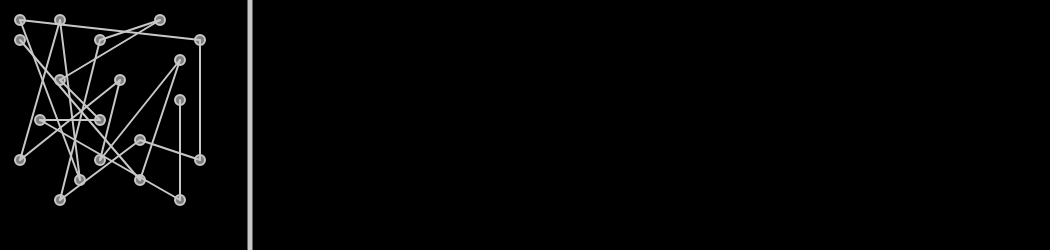
Frame 1 (no input)
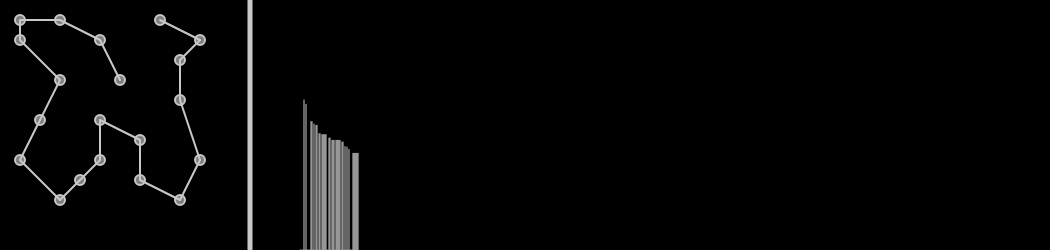
Frame 60 (no input)
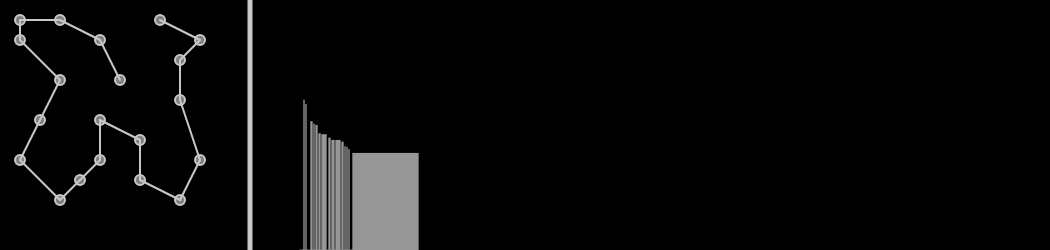
Frame 120 (the mouse pressed at the canvas centre since frame 60)

The p5.js sketch that drew these frames (run headless with seeded random() and noise() and a simulated clock; from frame 60 on, the mouse is pressed at the canvas centre):

// p5.js sketch
// ── sketch.js
var population,
	pop_size = 100,
	gen_cout = 0,
	max_gen = 600,
	gen_wise_dist = [];

function getCities() {
	// Create and add our cities
	let cities = [];
	cities.push(new City(60, 200));
	cities.push(new City(180, 200));
	cities.push(new City(80, 180));
	cities.push(new City(140, 180));
	cities.push(new City(20, 160));
	cities.push(new City(100, 160));
	cities.push(new City(200, 160));
	cities.push(new City(140, 140));
	cities.push(new City(40, 120));
	cities.push(new City(100, 120));
	cities.push(new City(180, 100));
	cities.push(new City(60, 80));
	cities.push(new City(120, 80));
	cities.push(new City(180, 60));
	cities.push(new City(20, 40));
	cities.push(new City(100, 40));
	cities.push(new City(200, 40));
	cities.push(new City(20, 20));
	cities.push(new City(60, 20));
	cities.push(new City(160, 20));
	return cities;
}

function display() {
	gen_disp.html("Generation : " + gen_cout + " / " + max_gen);
	best_fitness_disp.html("Best Fitness : " + population.best_fitness_value);
	best_tour_disp.html("Best Tour : " + population.displayBest());
	best_tour_dist_disp.html("Best Tour Distance : " + population.tours[population.best_tour_index].distance_covered);
	// population.displayPOP();
}

function drawGraph() {
	stroke(200);
	strokeWeight(5);
	line(250, 0, 250, 250);

	let max_dist = gen_wise_dist.reduce(function(a, b) {
		return Math.max(a, b);
	});

	for (let i = 0; i < gen_wise_dist.length - 1; i++) {
		// if (gen_wise_dist[i]) {
			stroke(200);
			strokeWeight(1);
			line(300 + i, 250, 300 + i, 250 - (gen_wise_dist[i] / max_dist) * 150 );
		// }
	}

}

function setup() {
	createCanvas(1050, 250);

	let cities = getCities(),  
		mutation_rate = 0.03, 
		elitism = true, 
		tournment_size = 10;
	
	population = new Population(pop_size, mutation_rate, elitism, tournment_size);
	population.init(cities);

	title_disp = createP("Travelling Sales Person");
	pop_size_disp = createP("Population Size : " + pop_size);
	mutation_disp = createP("Mutation Rate : " + mutation_rate);
	tournament_disp = createP("Tournament Size : " + tournment_size);

	gen_disp = createP();	
	best_fitness_disp = createP();
	best_tour_disp = createP();
	best_tour_dist_disp = createP();
}

function draw() {
	background(0);
	
	display();

	population.evolve();
	
	gen_wise_dist.push(population.tours[population.best_tour_index].distance_covered);
	gen_cout++;
	
	drawGraph();

	if (gen_cout > max_gen) {
		console.log(gen_wise_dist);
		noLoop();
	}	
}
// ── city.js
function City(x, y) {
    // this.id = id;
    // this.position = new Vector(x, y);
    this.position = createVector(x, y);
}

City.prototype.from = function(other_position) {
    let dist = this.position.dist(other_position);
    return dist;
}
// ── population.js
function Population(size, mutation_rate, elitism, tournament_size) {
    this.size = size;
    this.mutation_rate = mutation_rate;
    this.elitism = elitism;
    this.tournament_size = tournament_size;
    this.tours = [];
    this.best_fitness_value = 0;
    this.best_tour_index = 0
}

Population.prototype.init = function(cities) {
    console.log("Initial Population Of Size" + this.size);
    for (let i = 0; i < this.size; i++) {
        this.tours[i] = new Tours(cities.length);
        this.tours[i].add(shuffle(cities));
        // this.tours[i].shuffle()
        // console.log(this.tours[i].cities);
    }
}

Population.prototype.fittest = function() {
    let fittest_tour = this.tours[0], 
        fittest_value = this.tours[0].fitness(),
        fit_value = 0;

    this.best_tour_index = 0;

    for (let i = 1; i < this.tours.length; i++) {
        fit_value = this.tours[i].fitness();
        if (fit_value > fittest_value) {
            fittest_value = fit_value;
            fittest_tour = this.tours[i];
            this.best_tour_index = i;
        }
    }

    this.best_fitness_value = fittest_value;
}

Population.prototype.tournamentSelection = function() {
    let tour_tournament_index = [], 
        rand_index;

    while (tour_tournament_index.length < this.tournament_size) {
        rand_index = Math.floor(Math.random() * this.size);
        if (!tour_tournament_index.includes(rand_index))
            tour_tournament_index.push(rand_index);
    }

    // console.log("Tournament Population Index");
    // console.log(tour_tournament_index);

    let fittest_tour = this.tours[tour_tournament_index[0]], 
        fittest_value = this.tours[tour_tournament_index[0]].fitness(),
        fit_value = 0;

    // console.log("Initial Fittest Value");
    // console.log(fittest_value);

    // console.log("Tournament Population Fitness");    
    for (let i = 1; i < tour_tournament_index.length; i++) {
        fit_value = this.tours[tour_tournament_index[i]].fitness();
        // console.log(fit_value);
        if (fit_value > fittest_value) {
            fittest_value = fit_value;
            fittest_tour = this.tours[tour_tournament_index[i]];
        }
    }

    // console.log("Tournament Fittest Value : " + fittest_value);
    return fittest_tour;

}


Population.prototype.evolve = function() {
    let tour_parent_1, 
        tour_parent_2,
        tour_child, 
        new_tours = [], 
        elitism_offset = 0;

    if (this.elitism) {
        this.fittest();
        new_tours.push(this.tours[this.best_tour_index]);
        elitism_offset = 1;
    }

    // console.log("Tournament");
    
    for (let i = elitism_offset; i < this.size; i++) {
        tour_parent_1 = this.tournamentSelection();

        tour_parent_2 = this.tournamentSelection(); 

        // tour_parent_1.displayTour();
        // tour_parent_2.displayTour();

        tour_child = tour_parent_1.crossover(tour_parent_2);

        // console.log("Child Tour"); 
        // tour_child.displayTour()

        tour_child.mutate(this.mutation_rate);

        new_tours.push(tour_child)
    }

    this.tours = new_tours;

    // console.log("New Tours");
}

Population.prototype.displayBest = function() {
    let best_tour_cities = "|";

    best_tour_cities += this.tours[this.best_tour_index].cities[0].position.x + ", " + this.tours[this.best_tour_index].cities[0].position.y + "|";

    this.tours[this.best_tour_index].show();

    for (let i = 1; i < this.tours[this.best_tour_index].cities.length; i++) {
        best_tour_cities += this.tours[this.best_tour_index].cities[i].position.x + ", " + this.tours[this.best_tour_index].cities[i].position.y + "|";
        stroke(200);
        strokeWeight(2);
        line(
            this.tours[this.best_tour_index].cities[i-1].position.x,
            this.tours[this.best_tour_index].cities[i-1].position.y,
            this.tours[this.best_tour_index].cities[i].position.x,
            this.tours[this.best_tour_index].cities[i].position.y,
        )
    }

    return best_tour_cities;
}

Population.prototype.displayPOP = function() {
    let pop_tour_cities = "";

    for (let i = 0; i < this.tours.length; i++) {
        pop_tour_cities = "|"
        for (let j = 0; j < this.tours[i].cities.length; j++) {
            pop_tour_cities += this.tours[i].cities[j].position.x + ", " + this.tours[i].cities[j].position.y + "|";
        }
        console.log(pop_tour_cities);
    }
    // console.clear()
}

// ── tours.js
function Tours(no_cities) {
    this.cities = new Array(no_cities);
    this.distance_covered  = 0;
}

Tours.prototype.add = function(cities) {
    this.cities = cities; 
}

Tours.prototype.shuffle = function() {
    let counter = this.cities.length;

    while (counter > 0) {
        let index = Math.floor(Math.random() * counter);
        counter--;

        let temp_city = this.cities[index];
        // console.log(index);
        this.cities[index] = this.cities[counter];
        this.cities[counter] = temp_city;
    }
    console.log(this.cities);
}

Tours.prototype.distance = function() {
    let dist_covered = 0, dist = 0;
    for (let i = 0; i < this.cities.length - 1; i++) {
        dist = this.cities[i].from(this.cities[i + 1].position);
        dist_covered += dist;
    }

    // console.log(dist_covered);
    return dist_covered;
}

Tours.prototype.fitness = function() {
    let dist = this.distance();
    this.distance_covered = dist;
    return 1 / dist;
}

Tours.prototype.contains = function(city, start_pos, end_pos) {
    let flag = true;
    for (let i = 0; i < this.cities.length; i++) {
        // console.log(this.cities[i].position.x)
        if (i < start_pos || i > end_pos)
            if (this.cities[i].position.x == city.position.x && this.cities[i].position.y == city.position.y) {  
                flag = false;
                break;
            } 
    }

    return flag;
}

Tours.prototype.crossover = function(other_tour) {
    let new_tour = new Tours(other_tour.cities.length),
    start_pos = Math.floor(Math.random() * this.cities.length),
    end_pos = Math.floor(Math.random() * this.cities.length),
    tour_counter = 0,
    new_cities = [];

    new_tour.add(this.cities);

    if (start_pos > end_pos) {
        let temp = start_pos;
        start_pos = end_pos;
        end_pos = temp;
    }

    // console.log("Start Pos : " + start_pos + " End Pos : " + end_pos);

    for (let i = 0; i < this.cities.length; i++) {      
        if (!this.contains(other_tour.cities[i], start_pos, end_pos)) {
            // console.log("Adding " + other_tour.cities[i].position);
            new_cities.push(other_tour.cities[i]);
        }
    }

    for (let i = start_pos; i <= end_pos; i++)
        new_cities.push(this.cities[i]);

    // console.log(new_cities);

    new_tour.add(new_cities);

    return new_tour;
}

Tours.prototype.swap = function(i, rand_index) {
    let temp = this.cities[i];
    this.cities[i] = this.cities[rand_index];
    this.cities[rand_index] = temp;
}

Tours.prototype.mutate = function(mutation_rate) {
    let rand_index = 0;
    
    for (let i = 0; i < this.cities.length; i++) {
        if (Math.random() < mutation_rate) {
            rand_index = Math.floor(Math.random() * this.cities.length);
            this.swap(i, rand_index);
        }
    }
}

Tours.prototype.displayTour = function() {
    let tour_cities = "|";
    for (let i = 0; i < this.cities.length; i++)
        tour_cities += this.cities[i].position.x + ", " + this.cities[i].position.y + "|";

    console.log(tour_cities);
}

Tours.prototype.show = function() {
    for (let i = 0; i < this.cities.length; i++) {
        fill(127);
        stroke(200);
        strokeWeight(2);
        ellipse(this.cities[i].position.x, this.cities[i].position.y, 10, 10);     
    }  
}
// ── vector.js
function Vector(x, y) {
	if (x && y) {
		this.x = x;
		this.y = y;
	}
	else {
		this.x = 0;
		this.y = 0;
	}
}

Vector.prototype.setX = function(x) {
	this.x = x;
};

Vector.prototype.setY = function(y) {
	this.y = y;
};

Vector.prototype.setXY = function(x, y) {
	this.x = x || this.x;
	this.y = y || this.y;
};

Vector.prototype.getX = function() {
	return this.x;
};

Vector.prototype.getY = function() {
	return this.y;
};

Vector.prototype.getLength = function() {
	return Math.sqrt(this.x * this.x + this.y * this.y);
};

Vector.prototype.setAngle = function(angle) {
	var length = this.getLength();
	this.x = Math.cos(angle) * length;
	this.y = Math.sin(angle) * length;
};

Vector.prototype.getAngle = function() {
	return Math.atan2(this.y, this.x);
};

Vector.prototype.setLength = function(length) {
	var angle = this.getAngle();
	this.x = Math.cos(angle) * length;
	this.y = Math.sin(angle) * length;	
};

Vector.prototype.add = function(vector) {
	return new Vector(this.x + vector.getX(), this.y + vector.getY());
};

Vector.prototype.sub = function(vector) {
	return new Vector(this.x - vector.getX(), this.y - vector.getY());
};

Vector.prototype.mul = function(scalar) {
	return new Vector(this.x * scalar, this.y * scalar);
};

Vector.prototype.div = function(scalar) {
	return new Vector(this.x / scalar, this.y / scalar);
};

Vector.prototype.addTo = function(vector) {
	this.x += vector.getX(); 
	this.y += vector.getY();
};

Vector.prototype.subFrom = function(vector) {
	this.x -= vector.getX(); 
	this.y -= vector.getY();
};

Vector.prototype.mulBy = function(scalar) {
	this.x *= scalar; 
	this.y *= scalar;
};

Vector.prototype.divBy = function(scalar) {
	this.x /= scalar; 
	this.y /= scalar;
};

Vector.prototype.normalize = function() {
	var length = this.getLength();
	if(!length)
		return;
	this.divBy(length);
};

Vector.prototype.limitTo = function (scalar) {
  this.normalize();
  this.mulBy(Math.min(this.getLength(), scalar));
};

Vector.prototype.map = function(inLower, inUpper, outLower, outUpper) {
	var length = this.getLength();
	// return ((length - inLower) * ((outUpper - outLower) / (inUpper - inLower))) + outLower;
	return ((length-inLower)/(inUpper-inLower))*(outUpper-outLower)+outLower;
};

Vector.prototype.angleBetween = function(vector) {
	var vectorDot = (this.getX() * vector.getX()) + (this.getY() * vector.getY());
	return (vectorDot/(this.getLength() * vector.getLength()));
};

Vector.prototype.dot = function(vector) {
	return (this.getX() * vector.getX() + this.getY() * vector.getY());
};

Vector.prototype.copy = function() {
	return new Vector(this.x, this.y);
};

Vector.prototype.dist = function(vector) {
	return Math.sqrt( Math.pow((this.getX() - vector.getX()), 2) + Math.pow((this.getY() - vector.getY()), 2));
};

Vector.prototype.randomVector = function(from, to) {
	return new Vector(Math.floor(Math.random() *  (to - from + 1)) + from, Math.floor(Math.random() *  (to - from + 1)) + from);
};
